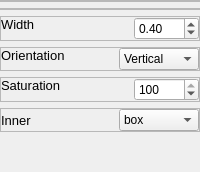
                        <widget class="QFrame" name="pg_2_violinplot_plot_settings_1_left">
                         <layout class="QVBoxLayout" name="pg2Layout_verticalLayout_16">
                          <property name="leftMargin">
                           <number>0</number>
                          </property>
                          <property name="topMargin">
                           <number>0</number>
                          </property>
                          <property name="rightMargin">
                           <number>0</number>
                          </property>
                          <property name="bottomMargin">
                           <number>0</number>
                          </property>
                          <item>
                           <widget class="QFrame" name="pg2_graph_violinplot_pallete_style_frame">
                            <property name="frameShape">
                             <enum>QFrame::StyledPanel</enum>
                            </property>
                            <property name="frameShadow">
                             <enum>QFrame::Raised</enum>
                            </property>
                            <layout class="QHBoxLayout" name="horizontalLayout_57">
                             <property name="leftMargin">
                              <number>0</number>
                             </property>
                             <property name="topMargin">
                              <number>0</number>
                             </property>
                             <property name="rightMargin">
                              <number>0</number>
                             </property>
                             <property name="bottomMargin">
                              <number>0</number>
                             </property>
                            </layout>
                           </widget>
                          </item>
                          <item>
                           <widget class="QFrame" name="pg_2_custom_color_graph_frame_violinplot">
                            <property name="frameShape">
                             <enum>QFrame::StyledPanel</enum>
                            </property>
                            <property name="frameShadow">
                             <enum>QFrame::Raised</enum>
                            </property>
                            <layout class="QHBoxLayout" name="horizontalLayout_58">
                             <property name="leftMargin">
                              <number>0</number>
                             </property>
                             <property name="topMargin">
                              <number>0</number>
                             </property>
                             <property name="rightMargin">
                              <number>0</number>
                             </property>
                             <property name="bottomMargin">
                              <number>0</number>
                             </property>
                            </layout>
                           </widget>
                          </item>
                          <item>
                           <widget class="QFrame" name="pg2_graph_border_width_frame_violinplot">
                            <property name="frameShape">
                             <enum>QFrame::StyledPanel</enum>
                            </property>
                            <property name="frameShadow">
                             <enum>QFrame::Raised</enum>
                            </property>
                            <layout class="QHBoxLayout" name="horizontalLayout_59">
                             <property name="spacing">
                              <number>0</number>
                             </property>
                             <property name="leftMargin">
                              <number>0</number>
                             </property>
                             <property name="topMargin">
                              <number>0</number>
                             </property>
                             <property name="rightMargin">
                              <number>0</number>
                             </property>
                             <property name="bottomMargin">
                              <number>0</number>
                             </property>
                             <item>
                              <widget class="QLabel" name="pg2_graph_border_width_label_violinplot">
                               <property name="minimumSize">
                                <size>
                                 <width>0</width>
                                 <height>0</height>
                                </size>
                               </property>
                               <property name="maximumSize">
                                <size>
                                 <width>16777215</width>
                                 <height>16777215</height>
                                </size>
                               </property>
                               <property name="font">
                                <font>
                                 <pointsize>10</pointsize>
                                </font>
                               </property>
                               <property name="text">
                                <string>Width</string>
                               </property>
                               <property name="alignment">
                                <set>Qt::AlignLeading|Qt::AlignLeft|Qt::AlignTop</set>
                               </property>
                              </widget>
                             </item>
                             <item>
                              <widget class="QDoubleSpinBox" name="pg2_graph_just_width_spinbox_violinplot">
                               <property name="minimumSize">
                                <size>
                                 <width>65</width>
                                 <height>0</height>
                                </size>
                               </property>
                               <property name="maximumSize">
                                <size>
                                 <width>65</width>
                                 <height>16777215</height>
                                </size>
                               </property>
                               <property name="maximum">
                                <double>20.000000000000000</double>
                               </property>
                               <property name="singleStep">
                                <double>0.100000000000000</double>
                               </property>
                               <property name="value">
                                <double>0.400000000000000</double>
                               </property>
                              </widget>
                             </item>
                            </layout>
                           </widget>
                          </item>
                          <item>
                           <widget class="QFrame" name="pg2_graph_violinplot_orienation_frame">
                            <property name="frameShape">
                             <enum>QFrame::StyledPanel</enum>
                            </property>
                            <property name="frameShadow">
                             <enum>QFrame::Raised</enum>
                            </property>
                            <layout class="QHBoxLayout" name="horizontalLayout_60">
                             <property name="leftMargin">
                              <number>0</number>
                             </property>
                             <property name="topMargin">
                              <number>0</number>
                             </property>
                             <property name="rightMargin">
                              <number>0</number>
                             </property>
                             <property name="bottomMargin">
                              <number>0</number>
                             </property>
                             <item>
                              <widget class="QLabel" name="pg2_graph_violinplot_orienation_label">
                               <property name="minimumSize">
                                <size>
                                 <width>0</width>
                                 <height>0</height>
                                </size>
                               </property>
                               <property name="maximumSize">
                                <size>
                                 <width>16777215</width>
                                 <height>16777215</height>
                                </size>
                               </property>
                               <property name="font">
                                <font>
                                 <pointsize>10</pointsize>
                                </font>
                               </property>
                               <property name="text">
                                <string>Orientation</string>
                               </property>
                               <property name="alignment">
                                <set>Qt::AlignLeading|Qt::AlignLeft|Qt::AlignTop</set>
                               </property>
                              </widget>
                             </item>
                             <item>
                              <widget class="QComboBox" name="pg2_graph_violinplot_orienation_combobox">
                               <property name="minimumSize">
                                <size>
                                 <width>80</width>
                                 <height>0</height>
                                </size>
                               </property>
                               <property name="maximumSize">
                                <size>
                                 <width>80</width>
                                 <height>16777215</height>
                                </size>
                               </property>
                               <item>
                                <property name="text">
                                 <string>Vertical</string>
                                </property>
                               </item>
                               <item>
                                <property name="text">
                                 <string>Horizontal</string>
                                </property>
                               </item>
                              </widget>
                             </item>
                            </layout>
                           </widget>
                          </item>
                          <item>
                           <widget class="QFrame" name="pg2_graph_violinplot_saturation_frame">
                            <property name="frameShape">
                             <enum>QFrame::StyledPanel</enum>
                            </property>
                            <property name="frameShadow">
                             <enum>QFrame::Raised</enum>
                            </property>
                            <layout class="QHBoxLayout" name="horizontalLayout_61">
                             <property name="leftMargin">
                              <number>0</number>
                             </property>
                             <property name="topMargin">
                              <number>0</number>
                             </property>
                             <property name="rightMargin">
                              <number>0</number>
                             </property>
                             <property name="bottomMargin">
                              <number>0</number>
                             </property>
                             <item>
                              <widget class="QLabel" name="pg2_graph_violinplot_saturation_label">
                               <property name="minimumSize">
                                <size>
                                 <width>0</width>
                                 <height>0</height>
                                </size>
                               </property>
                               <property name="maximumSize">
                                <size>
                                 <width>16777215</width>
                                 <height>16777215</height>
                                </size>
                               </property>
                               <property name="font">
                                <font>
                                 <pointsize>10</pointsize>
                                </font>
                               </property>
                               <property name="text">
                                <string>Saturation</string>
                               </property>
                               <property name="alignment">
                                <set>Qt::AlignLeading|Qt::AlignLeft|Qt::AlignTop</set>
                               </property>
                              </widget>
                             </item>
                             <item>
                              <widget class="QSpinBox" name="pg2_graph_saturation_spinBox_violinplot">
                               <property name="minimumSize">
                                <size>
                                 <width>65</width>
                                 <height>0</height>
                                </size>
                               </property>
                               <property name="maximumSize">
                                <size>
                                 <width>65</width>
                                 <height>16777215</height>
                                </size>
                               </property>
                               <property name="maximum">
                                <number>100</number>
                               </property>
                               <property name="value">
                                <number>100</number>
                               </property>
                              </widget>
                             </item>
                            </layout>
                           </widget>
                          </item>
                          <item>
                           <widget class="QFrame" name="pg2_graph_violinplot_InnerVal_frame">
                            <property name="frameShape">
                             <enum>QFrame::StyledPanel</enum>
                            </property>
                            <property name="frameShadow">
                             <enum>QFrame::Raised</enum>
                            </property>
                            <layout class="QHBoxLayout" name="pg2_graph_violinplot_Inner_frame_horizontalLayout">
                             <property name="spacing">
                              <number>0</number>
                             </property>
                             <property name="leftMargin">
                              <number>0</number>
                             </property>
                             <property name="topMargin">
                              <number>0</number>
                             </property>
                             <property name="rightMargin">
                              <number>0</number>
                             </property>
                             <property name="bottomMargin">
                              <number>0</number>
                             </property>
                             <item>
                              <widget class="QLabel" name="pg2_graph_violinplot_Inner_label">
                               <property name="minimumSize">
                                <size>
                                 <width>0</width>
                                 <height>0</height>
                                </size>
                               </property>
                               <property name="maximumSize">
                                <size>
                                 <width>16777215</width>
                                 <height>16777215</height>
                                </size>
                               </property>
                               <property name="font">
                                <font>
                                 <pointsize>10</pointsize>
                                </font>
                               </property>
                               <property name="text">
                                <string>Inner</string>
                               </property>
                               <property name="alignment">
                                <set>Qt::AlignLeading|Qt::AlignLeft|Qt::AlignVCenter</set>
                               </property>
                              </widget>
                             </item>
                             <item>
                              <widget class="QComboBox" name="pg2_graph_violinplot_InnerVal_combobox">
                               <property name="minimumSize">
                                <size>
                                 <width>80</width>
                                 <height>0</height>
                                </size>
                               </property>
                               <property name="maximumSize">
                                <size>
                                 <width>80</width>
                                 <height>16777215</height>
                                </size>
                               </property>
                               <item>
                                <property name="text">
                                 <string>box</string>
                                </property>
                               </item>
                               <item>
                                <property name="text">
                                 <string>quartile</string>
                                </property>
                               </item>
                               <item>
                                <property name="text">
                                 <string>point</string>
                                </property>
                               </item>
                               <item>
                                <property name="text">
                                 <string>stick</string>
                                </property>
                               </item>
                               <item>
                                <property name="text">
                                 <string>none</string>
                                </property>
                               </item>
                              </widget>
                             </item>
                            </layout>
                           </widget>
                          </item>
                          <item>
                           <spacer name="pg2_violin_vertical_spacer_3">
                            <property name="orientation">
                             <enum>Qt::Vertical</enum>
                            </property>
                            <property name="sizeHint" stdset="0">
                             <size>
                              <width>20</width>
                              <height>40</height>
                             </size>
                            </property>
                           </spacer>
                          </item>
                         </layout>
                        </widget>
